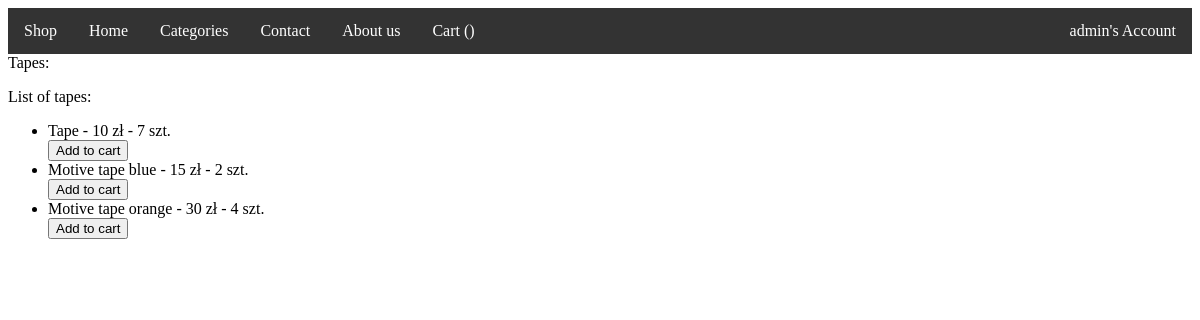
/tapes/ (signed in), run on the app's committed database.
### shop/models.py (models this page shows, shortened)
class Product(models.Model):
    category_choices = (
        (0, 'Tapes'),
        (1, 'Glues'),
        (2, 'Grids'),
        (3, 'Gloves'),
    )
    category = models.IntegerField(default=0, choices=category_choices)
    name = models.CharField(max_length=200)
    price = models.IntegerField(default=0)
    product_id = models.IntegerField(default=0)
    number = models.IntegerField(default=0)

### shop/views.py (the view)
# urls.py: path("tapes/", views.tapes, name="tapes"),
def tapes(response):
    products = Product.objects.filter(category=0)
    return render(response, "main/tapes.html", {"products": products})

### shop/templates/main/tapes.html (shortened to what this page needs)
{% extends "main/base.html" %}
{% block title %}
Tapes:
{% endblock %}
{% block content %}
<p>List of tapes:</p>
    <ul>
        {% for product in products %}
<li>
                <a>{{ product.name }} - {{ product.price }} zł -
                    {% if product.number > 0 %}
                    {{ product.number }} szt.
                        <form action="{% url 'add_to_cart' product.id %}" method="post">
            <button type="submit">Add to cart</button>
        </form>
                    {% else %}
                    <a>Out of stock</a>
                    {% endif %}
                </a>
</li>
        {% endfor %}
    </ul>
{% endblock %}

### shop/templates/main/base.html (shortened to what this page needs)
<!DOCTYPE html>
<html>
<head>
    <div class="content">
<ul>
	<li><a>Shop</a></li>
	<li><a href="/home" id="index" >Home</a></li>
	 <div class="dropdown">
    <button class="dropbtn">Categories
    </button>
  </div>
	<li><a href="/contact">Contact</a></li>
	<li><a href="/about">About us</a></li>
	<li><a style="float:right" href="/cart">Cart ({{ cart_count }})</a></li>
	 <div style="float:right" class="dropdown">
    <button class="dropbtn">
        {% if user.is_authenticated %}
                <li>{{ user.username }}'s Account</li>
        {% else %}
                My account
        {% endif %}
    </button>
  </div>
</ul>
</div>
</head>
<body>
    {% block title %}
    {% endblock %}
    {% block content %}
    {% endblock %}
</body>
</html>

### shop/templates/main/base.html (style rules this page uses)
.content ul { list-style-type: none; margin: 0; padding: 0; overflow: hidden; background-color: #333; }
.content li { float: left; }
.content li a { display: block; color: white; text-align: center; padding: 14px 16px; text-decoration: none; }
.dropdown { float: left; overflow: hidden; }
.dropdown .dropbtn { font-size: 16px; border: none; outline: none; color: white; padding: 14px 16px; background-color: inherit; font-family: inherit; margin: 0; }

### data on the page
Product: name "Tape", price "10", number "7"
Product: name "Motive tape blue", price "15", number "2"
Product: name "Motive tape orange", price "30", number "4"

### other printed values
{{ user.username }} "admin"
